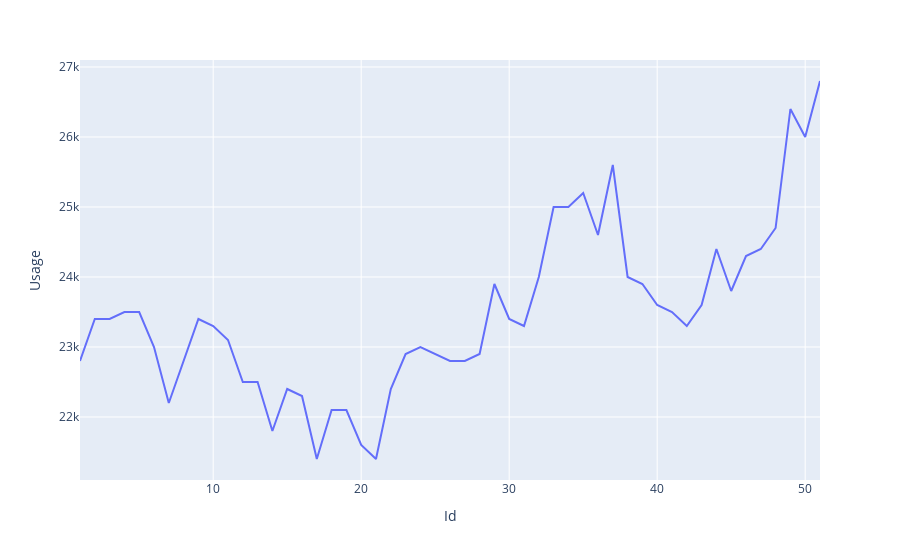

The notebook cell saved with this chart:
### Code cell
a =pd.read_csv('D:/DATN/Dataset/archive/a.csv')
a["Id"] = a.index + 1
a = a[['Id', 'Usage']]
fig = px.line(a, x='Id', y='Usage')
fig.show()

### Figure 1 — Plotly figure (JSON) as saved in the notebook; plotly's stock layout.template omitted (floating-point values rounded to 4 significant figures)
{"data": [{"hovertemplate": "Id=%{x}<br>Usage=%{y}<extra></extra>", "legendgroup": "", "line": {"color": "#636efa", "dash": "solid"}, "marker": {"symbol": "circle"}, "mode": "lines", "name": "", "orientation": "v", "showlegend": false, "type": "scatter", "x": [1, 2, 3, 4, 5, 6, 7, 8, 9, 10, 11, 12, 13, 14, 15, 16, 17, 18, 19, 20, 21, 22, 23, 24, 25, 26, 27, 28, 29, 30, 31, 32, 33, 34, 35, 36, 37, 38, 39, 40, 41, 42, 43, 44, 45, 46, 47, 48, 49, 50, 51], "xaxis": "x", "y": [22800, 23400, 23400, 23500, 23500, 23000, 22200, 22800, 23400, 23300, 23100, 22500, 22500, 21800, 22400, 22300, 21400, 22100, 22100, 21600, 21400, 22400, 22900, 23000, 22900, 22800, 22800, 22900, 23900, 23400, 23300, 24000, 25000, 25000, 25200, 24600, 25600, 24000, 23900, 23600, 23500, 23300, 23600, 24400, 23800, 24300, 24400, 24700, 26400, 26000, 26800], "yaxis": "y"}], "layout": {"legend": {"tracegroupgap": 0}, "margin": {"t": 60}, "xaxis": {"anchor": "y", "domain": [0, 1], "title": {"text": "Id"}}, "yaxis": {"anchor": "x", "domain": [0, 1], "title": {"text": "Usage"}}}}
